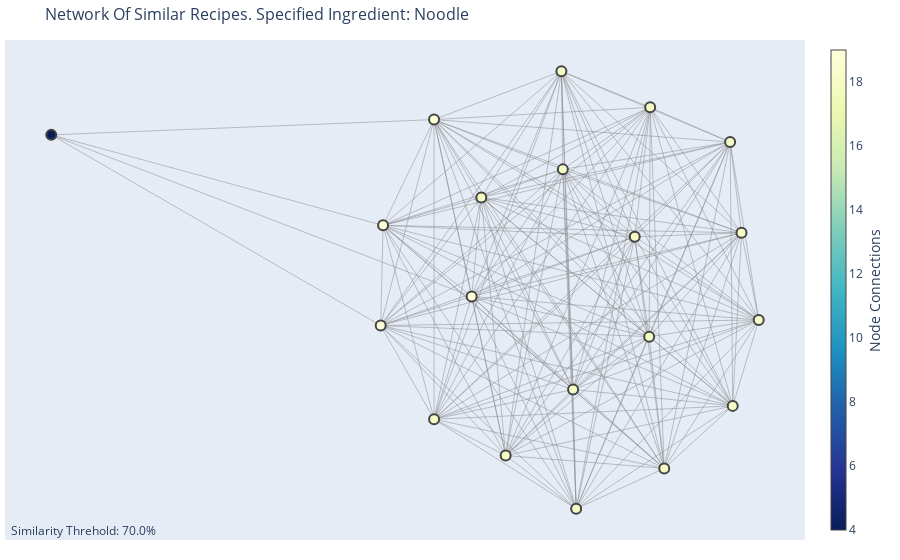

Notebook code for this chart:
### Code cell
network_graph(0.7,"noodle",f="similar")

### Figure 1 — Plotly figure (JSON) as saved in the notebook; plotly's stock layout.template omitted (floating-point values rounded to 4 significant figures; data arrays with more than 128 entries replaced by an {"elided": "..."} marker saying what was removed)
{"data": [{"hoverinfo": "none", "line": {"color": "#888", "width": 0.5}, "mode": "lines", "type": "scatter", "x": {"elided": "525 float values"}, "y": {"elided": "525 float values"}}, {"hoverinfo": "text", "marker": {"color": [19, 18, 18, 18, 18, 19, 19, 18, 18, 18, 18, 18, 18, 18, 18, 4, 18, 18, 18, 19], "colorbar": {"thickness": 15, "title": {"side": "right", "text": "Node Connections"}, "xanchor": "left"}, "colorscale": [[0, "rgb(255,255,217)"], [0.125, "rgb(237,248,177)"], [0.25, "rgb(199,233,180)"], [0.375, "rgb(127,205,187)"], [0.5, "rgb(65,182,196)"], [0.625, "rgb(29,145,192)"], [0.75, "rgb(34,94,168)"], [0.875, "rgb(37,52,148)"], [1, "rgb(8,29,88)"]], "line": {"width": 2}, "reversescale": true, "showscale": true, "size": 10}, "mode": "markers", "text": ["# of connections: 19<br>Recipe Name: Bagnet Pancit Canton<br>Ingredients:<br> 1 lb. bagnet sliced<br> 12 shrimp cleaned<br> 8 Shiitake mushroom sliced in half<br> 1 carrot Julienne<br> ½ head cabbage chopped<br> 2 leaves Napa cabbage sliced<br> 12 snow peas<br> 1 red bell pepper julienne<br> 1 green bell pepper julienne<br> 2 tablespoons parsley minced<br> 1 onion thinly sliced<br> 5 cloves garlic crushed<br> ¼ cup soy sauce<br> 2 tablespoons oyster sauce<br> ¼ cup water<br> 3 tablespoons cooking oil<br> Ground black pepper to taste<br> ½ lb. Egg noodles pancit canton<br> 1 Knorr Pork Cube<br> 6 cups water", "# of connections: 18<br>Recipe Name: Chicken Sotanghon Tinola Recipe<br>Ingredients:<br> 8 ounces boneless chicken breast<br> 5 ounces sotanghon noodles<br> 1 Knorr Chicken Cube<br> 6 ounces green papaya sliced<br> 1 cup malunggay leaves<br> 4 cloves garlic chopped<br> 1 onion chopped<br> 3 thumbs ginger minced<br> 2 tablespoons cooking oil<br> 6 cups rice wash hugas bigas<br> Patis and ground black pepper to taste", "# of connections: 18<br>Recipe Name: Pan Fried Noodles<br>Ingredients:<br> 14 ounces egg noodles<br> ½ lb. beef sliced into thin pieces<br> ¼ cup green onion chopped<br> 3 bunches bok choy<br> ½ cup carrots Julienne<br> 1 onion sliced<br> 2 cloves garlic minced<br> 1 teaspoon minced ginger<br> 5 tablespoons cooking oil<br> 3 ½ Tablespoons oyster sauce<br> 2 teaspoons sesame oil<br> 1 teaspoon sugar<br> 2 Tablespoons soy sauce<br> 3 Tablespoons Shaoxing cooking wine<br> 1 ½ cups water<br> 3 teaspoons cornstarch<br> 1/8 teaspoon ground white pepper", "# of connections: 18<br>Recipe Name: Garlic Butter Shrimp Pancit Canton<br>Ingredients:<br> 10 shrimp cleaned<br> 1 egg fried<br> 1 Knorr Shrimp Cube<br> 21 ounces pancit canton flour noodles<br> 4 cups water<br> 2 cups cabbage shredded<br> ½ lemon<br> 1 head garlic minced<br> 1 onion sliced<br> 4 Tablespoons soy sauce<br> 5 Tablespoons oyster sauce<br> 1 cup green onion chopped<br> ¼ cup butter<br> 2 Tablespoons cooking oil<br> Salt and ground black pepper to taste", "# of connections: 18<br>Recipe Name: Beef Pares Lomi<br>Ingredients:<br> 2 1/2 lbs beef kalitiran<br> 1 Knorr Beef Cube<br> 1 lb. fresh miki noodles<br> 5 cloves garlic chopped<br> 1 onion chopped<br> 1 1/2 teaspoons ginger chopped<br> 2 tablespoons potato starch<br> 3 tablespoons brown sugar<br> 2 star anise<br> 1 egg<br> 3 tablespoons soy sauce<br> 6 cups water<br> 3 tablespoons cooking oil<br> Salt and ground black pepper to taste", "# of connections: 19<br>Recipe Name: Bam-I Recipe<br>Ingredients:<br> 1/2 lb pork sliced<br> 1/2 lb chicken boiled and shredded<br> 4 pieces Chinese sausage sliced<br> 1 lb shrimp shelled and heads removed<br> 8 ounces flour sticks pancit canton noodles<br> 4 to 6 ounces rice noodles sotanghon soaked in water<br> 1 1/2 to 2 cups chicken stock<br> 3 cups cabbage chopped<br> 3/4 cup carrots julienned<br> 1/2 cup dried wood ear soaked in water and chopped (also known as tenga ng daga)<br> 1 medium onion diced<br> 1/4 cup parsley cleaned and chopped<br> 1/2 cup shrimp juice derived by pounding the head of the shrimp<br> 1/2 cup soy sauce<br> 1 piece chicken cube or bouillon<br> 1 tablespoon garlic minced<br> Salt and ground black pepper to taste<br> 2 to 3 tablespoons cooking oil", "# of connections: 19<br>Recipe Name: Pancit Chami Tamis Anghang Recipe<br>Ingredients:<br> 1 lb. fresh noodles<br> 4 ounces pork sliced<br> 2 ounces chicken sliced<br> 3 ounces pork liver sliced<br> 2 ounces pork fat<br> 3 tablespoons soy sauce<br> 3 tablespoons oyster sauce<br> 2 tablespoons brown sugar<br> 1 teaspoon crushed red pepper<br> 1 piece onion chopped<br> 4 cloves garlic chopped<br> ½ head cabbage sliced<br> ¾ cup carrot Julienne<br> 2 teaspoons cornstarch<br> 8 pieces quail eggs boiled<br> 1 cup water", "# of connections: 18<br>Recipe Name: Beef Stroganoff<br>Ingredients:<br> 1 lb. beef sirloin sliced into thin pieces<br> 1 piece onion sliced<br> 8 ounces button mushroom<br> ½ cup sour cream<br> 3 tablespoons cooking oil<br> Salt and ground black pepper to taste<br> 1 lb. egg noodles cooked according to package instructions<br> 2 tablespoons all-purpose flour<br> 2 tablespoons butter<br> 1 piece Knorr Beef Cube<br> 2 cups water", "# of connections: 18<br>Recipe Name: Pancit Batil Patung Recipe<br>Ingredients:<br> 6 oz. minced beef or carabeef<br> 12 oz. fresh Miki noodles<br> 3 to 4 oz. pork liver sliced<br> 1 medium red onion cubed<br> 1 1/2 cup mung bean sprouts<br> 3/4 cups chopped green onions<br> 1 cup shredded cabbage<br> 1 cup carrot julienne<br> 3 tablepespoons soy sauce<br> 1 egg<br> 1/4 teaspoon ground black pepper<br> 6 oz. lechon carajay chopped<br> 3 tablespoons cooking oil<br> 1 lb. beef bones with meat<br> 1 beef cube<br> 1 egg<br> 6 to 8 cups water<br> 1 stalk celery chopped<br> 1 medium carrot cubed<br> 1 small onion cubed", "# of connections: 18<br>Recipe Name: Garlic Bihon Recipe<br>Ingredients:<br> ¾ lb. bihon noodles<br> 1 piece Knorr Chicken Cube<br> 8 ounces chicken<br> 1 1/4 cups green onion chopped<br> 1 cup carrot Julienne<br> 1 piece onion chopped<br> 1 head garlic crushed and chopped<br> 3 stalks celery chopped<br> 3 tablespoons annatto seeds<br> 4 cups water<br> Fish sauce and ground black pepper to taste<br> 4 tablespoons cooking oil", "# of connections: 18<br>Recipe Name: Corned Beef Lomi Batangas Style<br>Ingredients:<br> 12 ounces canned corned beef<br> 1 piece Knorr Beef Cube<br> 12 ounces fresh noodles<br> 1 piece carrot minced<br> 2 pieces eggs raw<br> ½ cup all-purpose flour<br> 5 tablespoons cornstarch<br> 1 piece onion chopped<br> 4 cloves garlic crushed<br> ½ cup green onion chopped<br> 2 tablespoons soy sauce<br> 2 pieces eggs boiled<br> 1 cup chicharon<br> 6 cups water<br> ½ cup cooking oil<br> Salt and ground black pepper to taste", "# of connections: 18<br>Recipe Name: Tortang Noodles at Sardinas<br>Ingredients:<br> 3 ounces instant noodles<br> 5 ounces sardines in tomato sauce<br> 2 pieces eggs<br> 2 tablespoons all-purpose flour<br> ½ piece onion minced<br> ¼ cup green onion chopped<br> 4 tablespoons cooking oil<br> 3 cups water<br> Salt and pepper to taste", "# of connections: 18<br>Recipe Name: Sardines with Sotanghon and Pechay<br>Ingredients:<br> 5.5 ounces sardines in tomato sauce 1 can<br> 2 ounces sotanghon noodles<br> 1 1/2 cups pechay chopped<br> 3 cloves garlic<br> 1 piece onion<br> 2 cups water<br> 3 tablespoons cooking oil<br> 3 tablespoons green onion<br> Patis and ground black pepper", "# of connections: 18<br>Recipe Name: Chicken Mami Recipe<br>Ingredients:<br> 12 oz. chicken breast bone-in<br> 1 piece Knorr Chicken Cube<br> 1 lb. fresh noodles<br> 2 cups Napa cabbage chopped<br> 3 eggs boiled<br> 1 cup carrot julienne<br> 1 cup green onion chopped<br> 1 piece onion wedged<br> 1 head garlic crushed<br> 2 quarts water<br> 1/2 cup cooking oil<br> Salt and ground black pepper to taste", "# of connections: 18<br>Recipe Name: Beef Stroganoff<br>Ingredients:<br> 1 1/2 lbs beef sirloin<br> 6 ounces mushrooms sliced<br> 10 ounces cream of mushroom soup<br> 1 cup sour cream<br> 1 piece onion chopped<br> 2 tablespoons all-purpose flour<br> 3 tablespoons butter<br> 2 tablespoons olive oil<br> 2 cups beef broth<br> Salt and ground black pepper to taste", "# of connections: 4<br>Recipe Name: Chicken Pancit Habhab<br>Ingredients:<br> 1 lb. Habhab noodles<br> 2 sachet Knorr SavorRich Liquid Seasoning 16 gram<br> 1/2 lb. boneless chicken breast boiled and shredded<br> 1 piece chayote sliced<br> 20 pieces snow peas<br> 3/4 cup carrots julienne<br> 2 bunches baby bok choy chopped<br> 1 piece onion chopped<br> 4 cloves garlic crushed<br> 1/4 cup soy sauce<br> 4 cups water or chicken stock<br> 6 tablespoons cooking oil<br> Salt and ground black pepper to taste", "# of connections: 18<br>Recipe Name: Pork Lomi<br>Ingredients:<br> 12 ounces pork belly<br> 1 piece Knorr Pork Cube<br> 12 ounces fresh noodles<br> 1 piece Chorizo de Bilbao<br> 1 cup cabbage shredded<br> 1/2 cup carrot sliced<br> 1 piece egg<br> 1 1/2 tablespoons cornstarch<br> 1 piece onion chopped<br> 4 cloves garlic minced<br> 6 cups water<br> Salt and ground black pepper to taste", "# of connections: 18<br>Recipe Name: Chicken Sotanghon Soup<br>Ingredients:<br> 1 1/2 lbs. chicken breast<br> 1 piece Knorr Chicken Cube<br> 2 1/2 ounces sotanghon noodles<br> 7 cups water<br> 1 piece dried bay leaves<br> 1 1/2 cups cabbage shredded<br> 1 piece carrot julienne<br> 1/2 cup scallions chopped<br> 2 stalks celery chopped<br> 1 piece onion chopped<br> 5 cloves garlic minced<br> 2 tablespoons garlic roasted<br> Fish sauce and ground black pepper to taste<br> 3/4 cups annatto water<br> 3 tablespoons cooking oil", "# of connections: 18<br>Recipe Name: Pancit Canton Recipe<br>Ingredients:<br> 250 grams flour stick noodles<br> 4 ounces pork thinly sliced<br> 1 piece Chinese sausage sliced<br> 1 piece onion sliced<br> 1 teaspoon garlic minced<br> 8 to 10 pieces shrimp shell removed<br> 10 to 12 pieces snap peas<br> 3/4 cup carrot julienne<br> 1 piece cabbage small<br> chopped<br> 1 1/2 cups chicken broth<br> 1 tablespoon oyster sauce opional<br> 3 tablespoons soy sauce<br> 3/4 cup water<br> 1/2 cup flat leaf parsley chopped<br> 3 tablespoons cooking oil<br> Salt and pepper to taste", "# of connections: 19<br>Recipe Name: Chicken Pancit Recipe<br>Ingredients:<br> 1 1/2 lbs. chicken with bones and skin on<br> 1/2 lb. bihon noodles rice sticks<br> 1/2 lb. sotanghon noodles green bean thread<br> 1/2 piece cabbage chopped<br> 2 piece carrots julienne<br> 1 tablespoon garlic minced<br> 1/2 cup flat leaf parsley chopped<br> 1 piece onion sliced<br> 3 stalk celery or celery heart<br> chopped<br> 6 cups water<br> 1/2 cup soy sauce<br> 1/2 teaspoon ground black pepper<br> 2 tablespoons cooking oil"], "type": "scatter", "x": [-0.3331, 0.0549, -0.2306, 0.3696, 0.04874, -0.2307, -0.1551, 0.02815, 0.2319, -0.1357, 0.2017, -0.08684, 0.3872, 0.02525, 0.1727, -1, 0.2036, 0.4219, 0.3643, -0.3379], "y": [0.09593, -0.4192, -0.2564, -0.2322, -0.2024, 0.2882, -0.0333, 0.1977, -0.3458, 0.1467, -0.1064, -0.3225, 0.0823, 0.376, 0.07513, 0.2604, 0.3104, -0.07599, 0.2473, -0.08611]}], "layout": {"annotations": [{"showarrow": false, "text": "Similarity Threhold: 70.0%", "x": 0.005, "xref": "paper", "y": -0.002, "yref": "paper"}], "autosize": true, "hovermode": "closest", "margin": {"b": 20, "l": 5, "r": 5, "t": 40}, "showlegend": false, "title": {"font": {"size": 16}, "text": "Network Of Similar Recipes. Specified Ingredient: Noodle"}, "xaxis": {"autorange": true, "range": [-1.093, 0.5153], "showgrid": false, "showticklabels": false, "type": "linear", "zeroline": false}, "yaxis": {"autorange": true, "range": [-0.4848, 0.4417], "showgrid": false, "showticklabels": false, "type": "linear", "zeroline": false}}}
